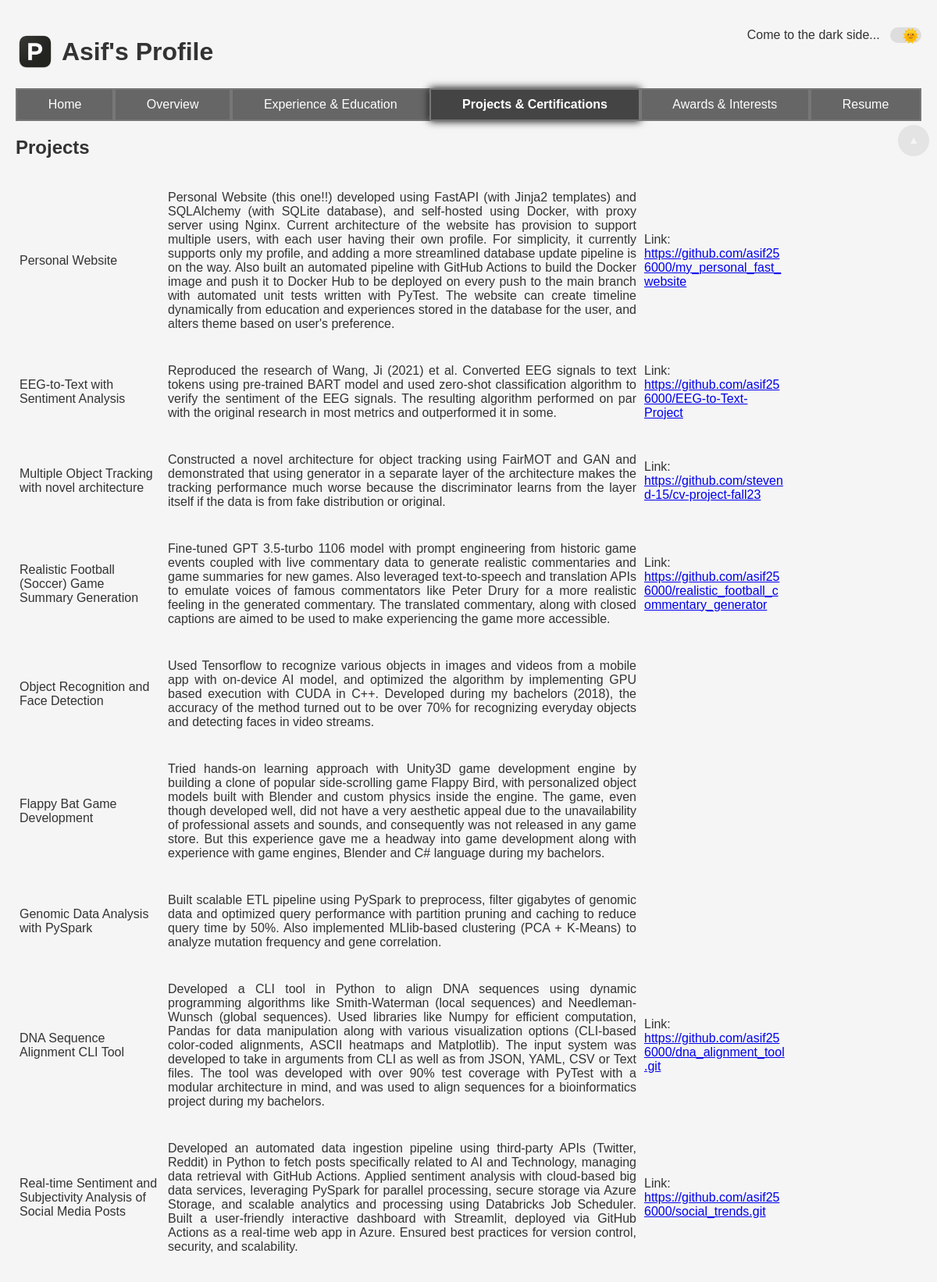
Page /projects_certificates (upper part) on the committed database.
### src/data/models.py (models this page shows)
class BasicInfo(Base):
    __tablename__ = "basic_info"
    id = Column(Integer, primary_key=True, index=True)
    name = Column(String)
    email = Column(String, unique=True)
    phone = Column(String, unique=True)
    location = Column(String)
    website = Column(String)
    linkedin = Column(String)
    github = Column(String)
    intro = Column(String)
    education = relationship("Education", back_populates="user")
    experience = relationship("Experience", back_populates="user")
    skills = relationship("Skills", back_populates="user")
    projects = relationship("Projects", back_populates="user")
    certifications = relationship("Certifications", back_populates="user")
    honors_and_awards = relationship("HonorsAndAwards", back_populates="user")
    interests = relationship("Interests", back_populates="user")
    resume = relationship("Resume", back_populates="user")

class Projects(Base):
    __tablename__ = "projects"
    id = Column(Integer, primary_key=True, index=True)
    title = Column(String)
    description = Column(String)
    link = Column(String)
    fk_user = Column(Integer, ForeignKey("basic_info.id"))
    user = relationship("BasicInfo", back_populates="projects")

### src/web/routes.py (the view)
@router.get("/projects_certificates", name="projects_certificates", response_class=HTMLResponse)
def send_projects_certificates(request: Request, db: Session = Depends(db_init.get_db)):
    basic_info = db_ops.filter_data_with_id(db, table_name="basic_info", lookup_id=1)
    user_filter = {"fk_user": basic_info.id}
    projects = db_ops.filter_data_from_table(db, table_name="projects", lookup_filter=user_filter)
    certifications = db_ops.filter_data_from_table(db, table_name="certifications", lookup_filter=user_filter)
    return templates.TemplateResponse(
        "proj_cert.html",
        {
            "request": request,
            "current_page": "projects_certificates",
            "curr_date": date.today(),
            "basic_info": basic_info,
            "projects": projects,
            "certifications": certifications,
        },
    )

### templates/proj_cert.html (shortened to what this page needs)
{% extends "base.html" %}
{% block heading %}
    {{ basic_info.name.split(" ")[0] }}'s Profile
{% endblock %}
{% block content %}
    <div class="main-content">
        <section id="projects">
            <h2>Projects</h2>
            <table>
            <tbody class="three-cols">
                {% for proj in projects %}
                    <tr>
                    <td>{{ proj.title }}</td>
                    <td><p class="justify-text">{{ proj.description }}</p></td>
                    {% if proj.link %}
                        <td>Link: <a href="{{ proj.link }}">{{ proj.link }}</a></td>
                    {% else %}
                        <td></td>
                    </tr>
                    {% endif %}
                {% endfor %}
            </tbody>
            </table>
        </section>
    </div>
{% endblock %}

### static/base-style.css (style rules this page uses)
body { min-height: 100vh; display: flex; flex-direction: column; font-family: Arial, sans-serif; font-size: 1rem; margin: 0; padding: 20px; background-color: #f5f5f5; color: #333; transition: background-color 0.3s ease, color 0.3s ease; }
h1, h2, h3, h4 { color: #333; }
h2 { font-size: 1.5rem; }
p { font-size: 1rem; }

### static/responsive.css (style rules this page uses)
@media (min-width: 768px) { .justify-text { text-align: justify; } }

### static/table-styles.css (style rules this page uses)
table { border-spacing: 0; border-collapse: collapse; }
.two-cols tr, .detailed-two-cols tr, .equal-two-cols tr, .inverted-two-cols tr, .three-cols tr { padding: 10px; }
.three-cols td { max-width: 15vw; padding: 5px; }
.three-cols td:nth-child(2) { max-width: 50vw; }
.three-cols td:nth-child(3) { max-width: 15vw; }
td { word-wrap: break-word; }

### rows in the picture
BasicInfo: name "Asif"
Projects: title "Personal Website", description "Personal Website (this one!!) developed using FastAPI (with Jinja2 templates) and SQLAlchemy (with SQLite database), and self-hosted using Docker, with proxy server using Nginx. Current architecture of the website has provision to support multiple users, with each user having their own profile. For simplicity, it currently supports only my profile, and adding a more streamlined database update pipeline is on the way. Also built an automated pipeline with GitHub Actions to build the Docker image and push it to Docker Hub to be deployed on every push to the main branch with automated unit tests written with PyTest. The website can create timeline dynamically from education and experiences…", link "https://github.com/asif256000/my_personal_fast_website"
Projects: title "EEG-to-Text with Sentiment Analysis", description "Reproduced the research of Wang, Ji (2021) et al. Converted EEG signals to text tokens using pre-trained BART model and used zero-shot classification algorithm to verify the sentiment of the EEG signals. The resulting algorithm performed on par with the original research in most metrics and outperformed it in some.", link "https://github.com/asif256000/EEG-to-Text-Project"
Projects: title "Multiple Object Tracking with novel architecture", description "Constructed a novel architecture for object tracking using FairMOT and GAN and demonstrated that using generator in a separate layer of the architecture makes the tracking performance much worse because the discriminator learns from the layer itself if the data is from fake distribution or original.", link "https://github.com/stevend-15/cv-project-fall23"
Projects: title "Realistic Football (Soccer) Game Summary Generation", description "Fine-tuned GPT 3.5-turbo 1106 model with prompt engineering from historic game events coupled with live commentary data to generate realistic commentaries and game summaries for new games. Also leveraged text-to-speech and translation APIs to emulate voices of famous commentators like Peter Drury for a more realistic feeling in the generated commentary. The translated commentary, along with closed captions are aimed to be used to make experiencing the game more accessible.", link "https://github.com/asif256000/realistic_football_commentary_generator"
Projects: title "Object Recognition and Face Detection", description "Used Tensorflow to recognize various objects in images and videos from a mobile app with on-device AI model, and optimized the algorithm by implementing GPU based execution with CUDA in C++. Developed during my bachelors (2018), the accuracy of the method turned out to be over 70% for recognizing everyday objects and detecting faces in video streams."
Projects: title "Flappy Bat Game Development", description "Tried hands-on learning approach with Unity3D game development engine by building a clone of popular side-scrolling game Flappy Bird, with personalized object models built with Blender and custom physics inside the engine. The game, even though developed well, did not have a very aesthetic appeal due to the unavailability of professional assets and sounds, and consequently was not released in any game store. But this experience gave me a headway into game development along with experience with game engines, Blender and C# language during my bachelors."
Projects: title "Genomic Data Analysis with PySpark", description "Built scalable ETL pipeline using PySpark to preprocess, filter gigabytes of genomic data and optimized query performance with partition pruning and caching to reduce query time by 50%. Also implemented MLlib-based clustering (PCA + K-Means) to analyze mutation frequency and gene correlation."
Projects: title "DNA Sequence Alignment CLI Tool", description "Developed a CLI tool in Python to align DNA sequences using dynamic programming algorithms like Smith-Waterman (local sequences) and Needleman-Wunsch (global sequences). Used libraries like Numpy for efficient computation, Pandas for data manipulation along with various visualization options (CLI-based color-coded alignments, ASCII heatmaps and Matplotlib). The input system was developed to take in arguments from CLI as well as from JSON, YAML, CSV or Text files. The tool was developed with over 90% test coverage with PyTest with a modular architecture in mind, and was used to align sequences for a bioinformatics project during my bachelors.", link "https://github.com/asif256000/dna_alignment_tool.git"
Projects: title "Real-time Sentiment and Subjectivity Analysis of Social Media Posts", description "Developed an automated data ingestion pipeline using third-party APIs (Twitter, Reddit) in Python to fetch posts specifically related to AI and Technology, managing data retrieval with GitHub Actions. Applied sentiment analysis with cloud-based big data services, leveraging PySpark for parallel processing, secure storage via Azure Storage, and scalable analytics and processing using Databricks Job Scheduler. Built a user-friendly interactive dashboard with Streamlit, deployed via GitHub Actions as a real-time web app in Azure. Ensured best practices for version control, security, and scalability.", link "https://github.com/asif256000/social_trends.git"
